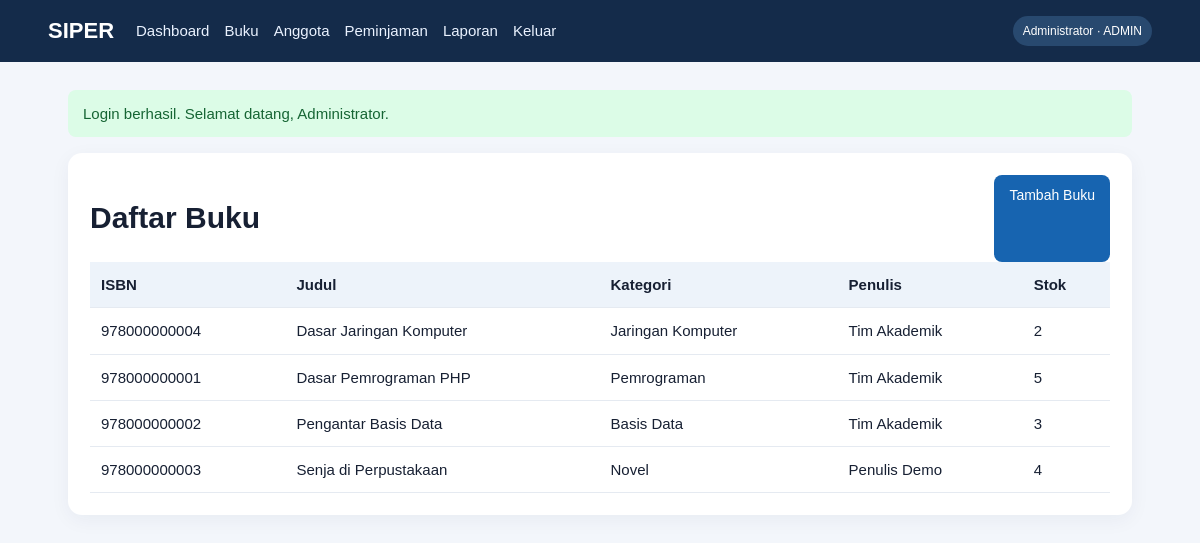
The app's page /books/index.php (signed in) with its own data.
### tables this page shows
CREATE TABLE books (
    id INT UNSIGNED AUTO_INCREMENT PRIMARY KEY,
    category_id INT UNSIGNED NOT NULL,
    isbn VARCHAR(20) NOT NULL UNIQUE,
    title VARCHAR(180) NOT NULL,
    author VARCHAR(120) NOT NULL,
    stock INT UNSIGNED NOT NULL DEFAULT 0,
    created_at TIMESTAMP NOT NULL DEFAULT CURRENT_TIMESTAMP,
    CONSTRAINT fk_books_category FOREIGN KEY (category_id) REFERENCES categories (id)
);

CREATE TABLE categories (
    id INT UNSIGNED AUTO_INCREMENT PRIMARY KEY,
    name VARCHAR(80) NOT NULL UNIQUE
);

### includes/functions.php (called while the page is built, shortened)
<?php
function e(mixed $value): string
{
    return htmlspecialchars((string)($value ?? ''), ENT_QUOTES, 'UTF-8');
}
function getFlash(): ?array
{
    $message = $_SESSION['flash'] ?? null;
    return $message;
}

### includes/auth.php (called while the page is built, shortened)
<?php
function currentUser(): array
{
    return $_SESSION['user'] ?? [];
}

### books/index.php (the view, shortened to what this page needs)
<?php
require_once __DIR__ . '/../includes/bootstrap.php';
$books = $pdo->query(
    'SELECT b.*, c.name AS category
     FROM books b
     JOIN categories c ON c.id = b.category_id
     ORDER BY b.title'
)->fetchAll();
require __DIR__ . '/../includes/header.php';
?>
<div class="panel">
    <div class="actions">
        <h1 style="flex: 1">Daftar Buku</h1>
        <?php if (currentUser()['role'] === 'ADMIN'): ?>
            <a class="btn" href="form.php">Tambah Buku</a>
        <?php endif; ?>
    </div>
    <div class="table-wrap">
        <table>
            <thead>
                <tr>
                    <th>ISBN</th>
                    <th>Judul</th>
                    <th>Kategori</th>
                    <th>Penulis</th>
                    <th>Stok</th>
                </tr>
            </thead>
            <tbody>
                <?php foreach ($books as $book): ?>
                    <tr>
                        <td><?= e($book['isbn']) ?></td>
                        <td><?= e($book['title']) ?></td>
                        <td><?= e($book['category']) ?></td>
                        <td><?= e($book['author']) ?></td>
                        <td><?= (int) $book['stock'] ?></td>
                    </tr>
                <?php endforeach; ?>
            </tbody>
        </table>
    </div>
</div>
<?php require __DIR__ . '/../includes/footer.php'; ?>

### includes/header.php (shortened to what this page needs)
<?php
$user = currentUser();
$displayName = $user['name'] ?? $user['username'] ?? 'Pengguna';
$userRole = strtoupper((string)($user['role'] ?? ''));
$base = BASE_URL;
?>
<!doctype html>
<html lang="id">
    <head>
        <link rel="stylesheet" href="<?= e($base) ?>/assets/css/style.css">
    </head>
    <body>
        <header class="topbar">
            <a class="brand" href="<?= e($base) ?>/index.php">SIPER</a>
            <?php if ($user): ?>
                <nav>
                    <a href="<?= e($base) ?>/index.php">Dashboard</a>
                    <a href="<?= e($base) ?>/books/index.php">Buku</a>
                    <?php if (in_array($userRole, ['ADMIN', 'PETUGAS'], true)): ?>
                        <a href="<?= e($base) ?>/members/index.php">Anggota</a>
                        <a href="<?= e($base) ?>/loans/index.php">Peminjaman</a>
                    <?php else: ?>
                        <a href="<?= e($base) ?>/my-loans.php">Peminjaman Saya</a>
                    <?php endif; ?>
                    <?php if (in_array($userRole, ['ADMIN', 'PETUGAS'], true)): ?>
                        <a href="<?= e($base) ?>/reports/index.php">Laporan</a>
                    <?php endif; ?>
                    <a href="<?= e($base) ?>/logout.php">Keluar</a>
                </nav>
                <span class="user-chip"><?= e($displayName) ?> · <?= e($userRole) ?></span>
            <?php endif; ?>
        </header>
        <main class="container">
            <?php $notice = getFlash(); ?>
            <?php if ($notice): ?>
                <div class="alert <?= e($notice['type']) ?>"><?= e($notice['message']) ?></div>
            <?php endif; ?>

### includes/footer.php (shortened to what this page needs)
</main>
    </body>
</html>

### assets/css/style.css (style rules this page uses)
* { box-sizing: border-box; }
body { margin: 0; background: #f3f6fb; color: #172033; font: 15px/1.55 Arial, sans-serif; }
.topbar { display: flex; flex-wrap: wrap; align-items: center; gap: 22px; padding: 14px 4%; background: #142b4a; color: #fff; }
.brand { color: #fff; font-size: 22px; font-weight: 800; text-decoration: none; }
.topbar nav { display: flex; flex: 1; flex-wrap: wrap; gap: 15px; }
.topbar nav a { color: #eaf2ff; text-decoration: none; }
.user-chip { padding: 6px 10px; border-radius: 20px; background: #28496f; font-size: 12px; }
.container { max-width: 1100px; margin: 28px auto; padding: 0 18px; }
.hero, .card, .panel { margin-bottom: 18px; padding: 22px; border-radius: 14px; background: #fff; box-shadow: 0 5px 20px #142b4a0d; }
.btn, button { display: inline-block; padding: 10px 15px; border: 0; border-radius: 8px; background: #1764b0; color: #fff; font-size: 14px; text-decoration: none; cursor: pointer; }
table { width: 100%; border-collapse: collapse; background: #fff; }
th, td { padding: 11px; border-bottom: 1px solid #e5eaf1; text-align: left; vertical-align: top; }
th { background: #edf3fa; }
.table-wrap { overflow-x: auto; }
.alert { margin-bottom: 16px; padding: 12px 15px; border-radius: 8px; }
.alert.success { background: #dcfce7; color: #166534; }
.actions { display: flex; flex-wrap: wrap; gap: 8px; }

### records on screen
books: isbn "978000000004", title "Dasar Jaringan Komputer", category.name "Jaringan Komputer", author "Tim Akademik", stock "2"
books: isbn "978000000001", title "Dasar Pemrograman PHP", category.name "Pemrograman", author "Tim Akademik", stock "5"
books: isbn "978000000002", title "Pengantar Basis Data", category.name "Basis Data", author "Tim Akademik", stock "3"
books: isbn "978000000003", title "Senja di Perpustakaan", category.name "Novel", author "Penulis Demo", stock "4"

### other values on screen
$displayName "Administrator"
$userRole "ADMIN"
$notice['message'] "Login berhasil. Selamat datang, Administrator."
